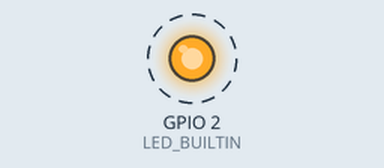
This program was run on a simulated ESP32. Parts: output pins drawn as LEDs (lit = HIGH). Dashed ring = blinking. What the program prints to the serial monitor is not drawn.

Above: at 0.5 s.
Timing chart, 0 to 4.6 s (numbered marks = the images above):
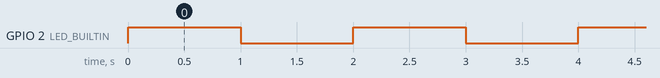

The program:

main.cpp
```cpp
// #include <Arduino.h>

// // put function declarations here:
// int myFunction(int, int);

// void setup() {
//   // put your setup code here, to run once:
//   int result = myFunction(2, 3);
// }

// void loop() {
//   // put your main code here, to run repeatedly:
// }

// // put function definitions here:
// int myFunction(int x, int y) {
//   return x + y;
// }

#include <Arduino.h>

#ifndef LED_BUILTIN
#define LED_BUILTIN 2
#endif

constexpr unsigned long BLINK_INTERVAL_MS = 1000;

void setup()
{
  Serial.begin(115200);

  pinMode(LED_BUILTIN, OUTPUT);
  Serial.println();
  Serial.println("ESP LED TEST STARTED");
  Serial.print("LED GPIO: ");
  Serial.println(LED_BUILTIN);
}

void loop()
{
  digitalWrite(LED_BUILTIN, HIGH);
  Serial.println("LED ON");

  delay(BLINK_INTERVAL_MS);

  digitalWrite(LED_BUILTIN, LOW);
  Serial.println("LED OFF");

  delay(BLINK_INTERVAL_MS);
}
```

Measured:
- by itself, GPIO 2 (LED_BUILTIN): alternates HIGH for 1.0 s and LOW for 1.0 s
